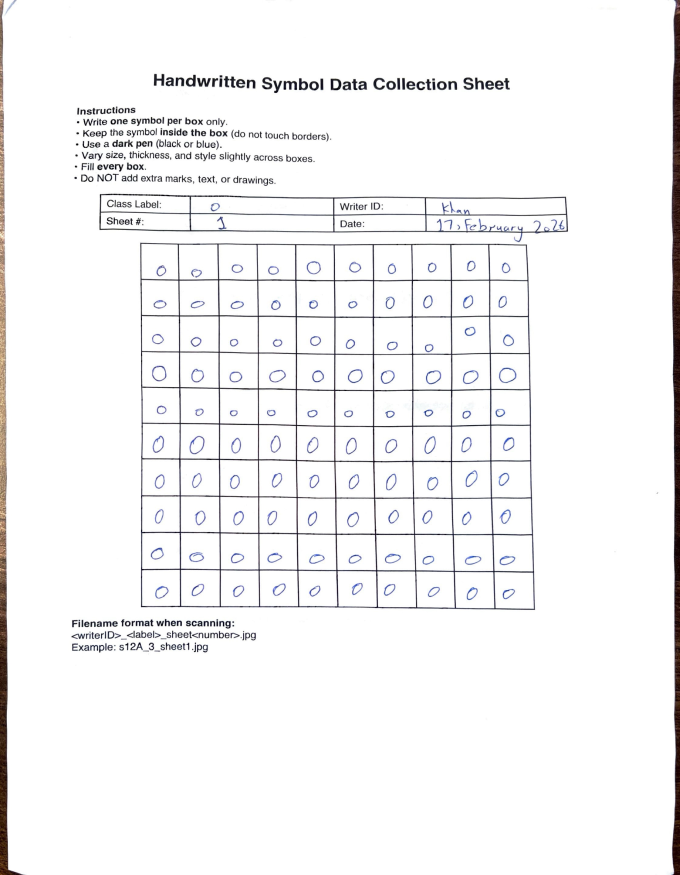
#> input picture project/raw_sheets/Khan_0_sheet1.JPG, 2718 x 3500 px (shown at 1/4 size)
$ python cropp.py --input raw_sheets --out out
#> lines starting #> are read from the running program, lines starting #| are printed output that depends on the picture; after the words box and inside, x2 and y2 are one past the last pixel; in counts of white or black regions, pixels touching at a corner belong together
import argparse
import csv
import os
import re
from pathlib import Path

import cv2
import numpy as np
import pandas as pd


FILENAME_RE = re.compile(
    r"^(?P<writer>[^_]+)_(?P<label>[^_]+)_(?P<sheet>sheet\d+)\.(jpg|jpeg|png)$",
    re.IGNORECASE
)


def order_points(pts: np.ndarray) -> np.ndarray:
    # pts: (4,2)
    s = pts.sum(axis=1)
    diff = np.diff(pts, axis=1).reshape(-1)
    tl = pts[np.argmin(s)]
    br = pts[np.argmax(s)]
    tr = pts[np.argmin(diff)]
    bl = pts[np.argmax(diff)]
    return np.array([tl, tr, br, bl], dtype=np.float32)


def find_largest_quad_contour(binary: np.ndarray):
    # Find contours and approximate polygons; return biggest 4-point polygon.
    contours, _ = cv2.findContours(binary, cv2.RETR_EXTERNAL, cv2.CHAIN_APPROX_SIMPLE)
    best = None
    best_area = 0

    for cnt in contours:
        area = cv2.contourArea(cnt)
        if area < 50_000:  # reject tiny
            continue
        peri = cv2.arcLength(cnt, True)
        approx = cv2.approxPolyDP(cnt, 0.02 * peri, True)
        if len(approx) == 4 and area > best_area:
            best = approx.reshape(4, 2)
            best_area = area

    return best, best_area


def warp_to_square(img_gray: np.ndarray, quad: np.ndarray, size: int = 1000) -> np.ndarray:
    quad = order_points(quad.astype(np.float32))
    dst = np.array([[0, 0], [size - 1, 0], [size - 1, size - 1], [0, size - 1]], dtype=np.float32)
    M = cv2.getPerspectiveTransform(quad, dst)
    warped = cv2.warpPerspective(img_gray, M, (size, size))
    return warped


def slice_grid(warped: np.ndarray, grid_n: int = 10, pad: int = 6, out_size: int = 28):
    """
    warped: square image containing the full grid area.
    We slice it into grid_n x grid_n cells.
    pad: pixels cropped from each cell border to remove grid lines.
    """
    h, w = warped.shape[:2]
    cell_h = h // grid_n
    cell_w = w // grid_n

    cells = []
    for r in range(grid_n):
        for c in range(grid_n):
            y0 = r * cell_h
            x0 = c * cell_w
            cell = warped[y0:y0 + cell_h, x0:x0 + cell_w]

            # remove border/grid lines
            cell = cell[pad:cell.shape[0] - pad, pad:cell.shape[1] - pad]

            # normalize to 0..255 and resize
            cell = cv2.resize(cell, (out_size, out_size), interpolation=cv2.INTER_AREA)
            cells.append(cell)

    return cells


def ensure_dir(p: Path):
    p.mkdir(parents=True, exist_ok=True)


def process_sheet(path: Path, out_dir: Path, grid_n: int, out_size: int, debug_dir: Path | None):
    m = FILENAME_RE.match(path.name)
    if not m:
        raise ValueError(f"Bad filename:  {path.name }. Expected writer_label_sheet#.jpg (e.g., s12A_3_sheet1.jpg)")

    writer = m.group("writer")
    label = m.group("label")
    sheet_id = m.group("sheet")

    img = cv2.imread(str(path))
    if img is None:
        raise ValueError(f"Could not read image:  {path }")

    gray = cv2.cvtColor(img, cv2.COLOR_BGR2GRAY)

    # Preprocess for contour detection: strong edges of grid / border
    blur = cv2.GaussianBlur(gray, (5, 5), 0)
    edges = cv2.Canny(blur, 50, 150)

    # Thicken lines to help contour detection
    kernel = np.ones((5, 5), np.uint8)
    edges = cv2.dilate(edges, kernel, iterations=2)

    quad, area = find_largest_quad_contour(edges)
    if quad is None:
        raise RuntimeError(
            f"Could not find grid/border quad in  {path.name }. "
            f"Tip: use document scan mode, ensure full page is visible, avoid shadows."
        )

    warped = warp_to_square(gray, quad, size=1200)

    # Optional: improve contrast (helps later ML)
    warped = cv2.equalizeHist(warped)

    if debug_dir is not None:
        ensure_dir(debug_dir)
        cv2.imwrite(str(debug_dir / f" {path.stem }__warped.png"), warped)

    cells = slice_grid(warped, grid_n=grid_n, pad=10, out_size=out_size)

    # Save cells
    label_dir = out_dir / "images" / str(label)
    ensure_dir(label_dir)

    rows = []
    for idx, cell in enumerate(cells):
        fname = f" {writer }_ {label }_ {sheet_id }_ {idx }.png"
        fpath = label_dir / fname
        cv2.imwrite(str(fpath), cell)
        rows.append( {
            "filepath": str(fpath.as_posix()),
            "label": str(label),
            "writer_id": str(writer),
            "sheet_id": str(sheet_id),
            "source_sheet": str(path.name),
            "cell_index": idx
         })

    return rows


def main():
    ap = argparse.ArgumentParser()
    ap.add_argument("--input", required=True, help="Folder containing scanned sheet images (jpg/png)")
    ap.add_argument("--out", required=True, help="Output dataset folder")
    ap.add_argument("--grid", type=int, default=10, help="Grid size (default 10 for 10x10)")
    ap.add_argument("--size", type=int, default=28, help="Output cell image size (default 28)")
    ap.add_argument("--debug", action="store_true", help="Save warped grid previews for troubleshooting")
    args = ap.parse_args()

    in_dir = Path(args.input)
    out_dir = Path(args.out)
    ensure_dir(out_dir)

    debug_dir = out_dir / "debug" if args.debug else None

    all_rows = []
    for p in sorted(in_dir.iterdir()):
        if p.suffix.lower() not in [".jpg", ".jpeg", ".png"]:
            continue
        rows = process_sheet(p, out_dir, grid_n=args.grid, out_size=args.size, debug_dir=debug_dir)
#> in process_sheet, img is the input picture: shape (3500, 2718, 3); mean B, G, R 244.9, 244.4, 244.7
#> in process_sheet, `edges = cv2.Canny(blur, 50, 150)`:
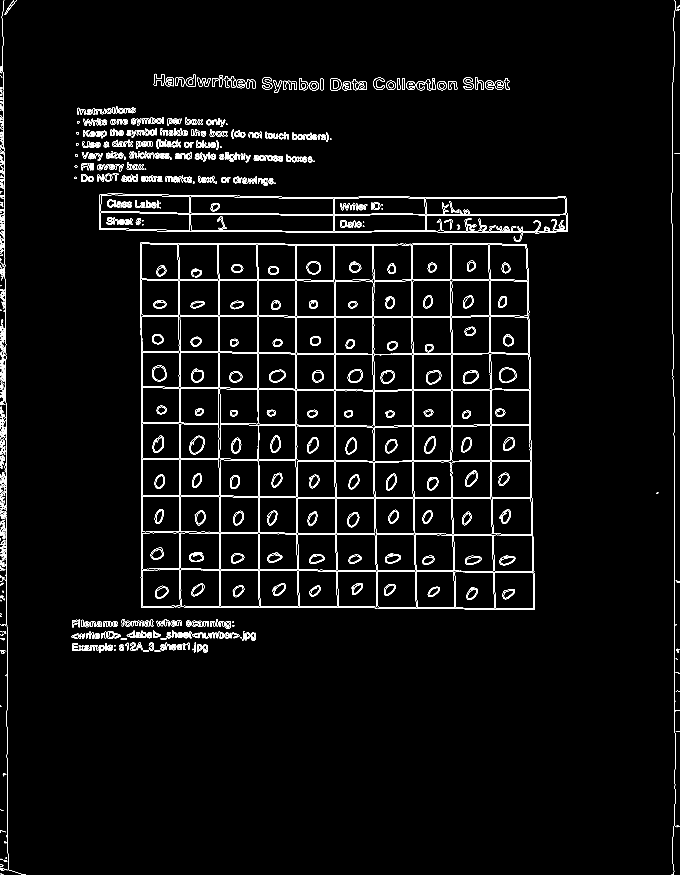
#> edges: shape (3500, 2718) (shown at 1/4 size); 1.8% white in thin lines or dots
#> in process_sheet, `edges = cv2.dilate(edges, kernel, iterations=2)`:
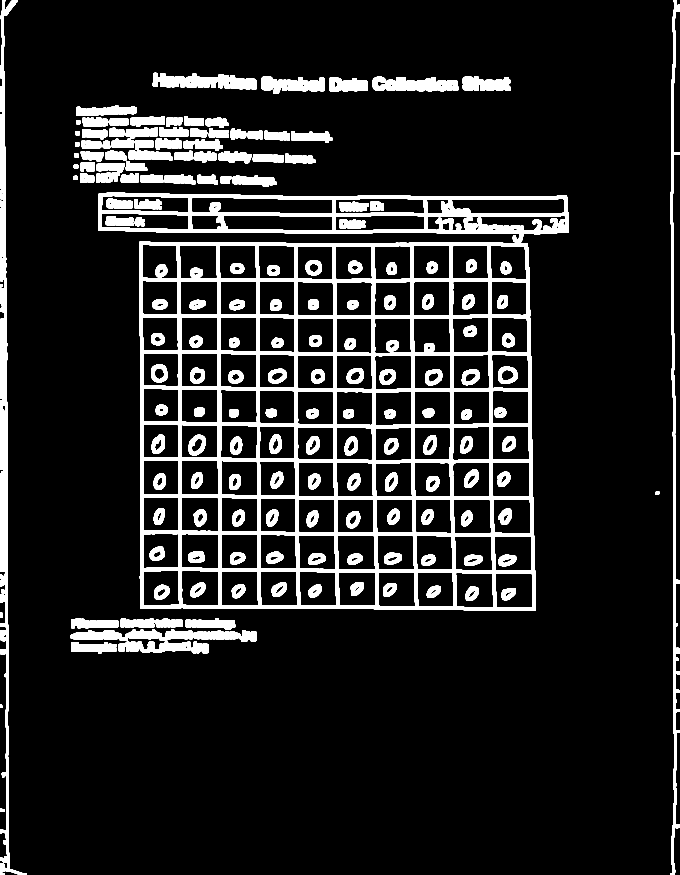
#> edges: shape (3500, 2718) (shown at 1/4 size); 11.6% white; 178 white regions
#> in find_largest_quad_contour, `contours, _ = cv2.findContours(binary, cv2.RETR_EXTERNAL, cv2.CHAIN_AP..`: contours = 73 contours; largest, box (x1, y1, x2, y2) and area: (557, 967, 2144, 2444) 2295527, (393, 771, 2276, 972) 280708, (0, 0, 108, 3500) 66598, (2682, 0, 2718, 3500) 31203, (281, 2518, 1027, 2566) 21636
#> the loop in find_largest_quad_contour, `for cnt in contours:` made 73 passes
#> (area, peri, best, best_area) on pass 16: (2295527, 6110.6, [[557, 967], [560, 2432], [2143, 2442], [2111, 974]], 2295527)
#> area on passes 1 to 6: 187, 94.5, 5703.5, 2389, 8486, 319.5
#> after the loop in find_largest_quad_contour, `for cnt in contours:`: best_area = 2295527
#> in process_sheet, `quad, area = find_largest_quad_contour(edges)`: quad = [[557, 967], [560, 2432], [2143, 2442], [2111, 974]]; area = 2295527
#> in order_points, `s = pts.sum(axis=1)`: s = [1524, 2992, 4585, 3085]
#> in order_points, `diff = np.diff(pts, axis=1).reshape(-1)`: diff = [410, 1872, 299, -1137]
#> in order_points, `tl = pts[np.argmin(s)]`: tl = [557, 967]
#> in order_points, `br = pts[np.argmax(s)]`: br = [2143, 2442]
#> in order_points, `tr = pts[np.argmin(diff)]`: tr = [2111, 974]
#> in order_points, `bl = pts[np.argmax(diff)]`: bl = [560, 2432]
#> in warp_to_square, `quad = order_points(quad.astype(np.float32))`: quad = [[557, 967], [2111, 974], [2143, 2442], [560, 2432]]
#> in warp_to_square, `M = cv2.getPerspectiveTransform(quad, dst)`: M = [[0.783, -0.0016, -434.7], [-0.0038, 0.845, -814.6], [1.2e-06, 1.29e-05, 1]]
#> in warp_to_square, `warped = cv2.warpPerspective(img_gray, M, (size, size))`:
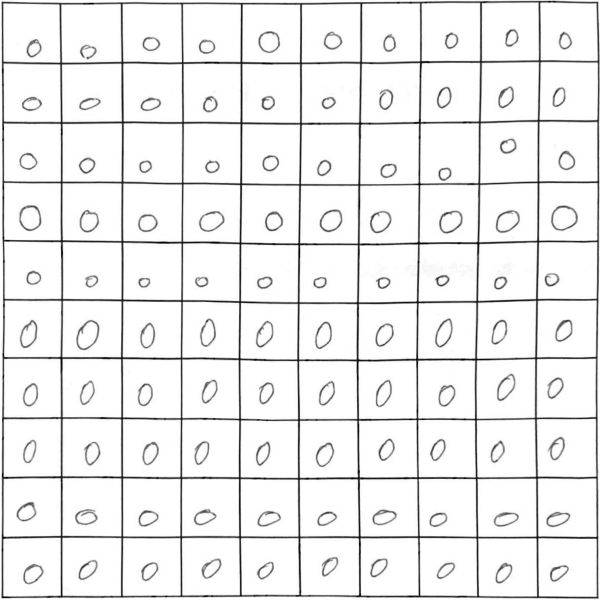
#> warped: shape (1200, 1200) (shown at 1/2 size); min 0, max 255, mean 237.3
#> in process_sheet, `warped = cv2.equalizeHist(warped)`:
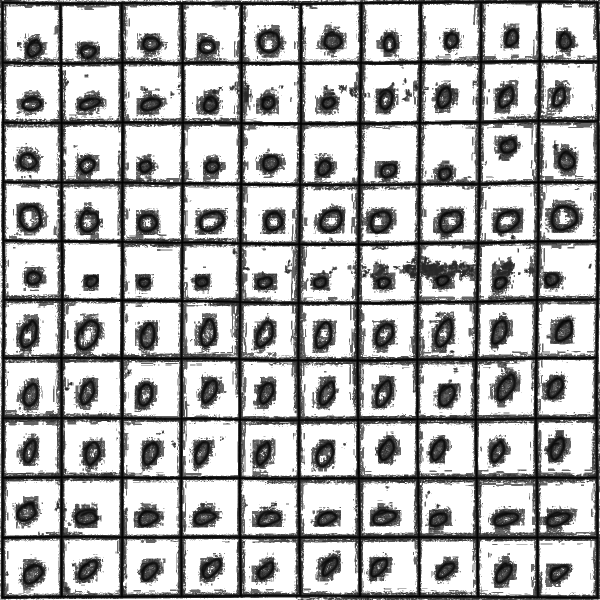
#> warped: shape (1200, 1200) (shown at 1/2 size); min 0, max 255, mean 176.1
#> after the loop in slice_grid, `for r in range(grid_n):`: cells = 100 items
#> the loop in process_sheet, `for idx, cell in enumerate(cells):` made 100 passes
#> fname on passes 1 to 12: ' Khan_ 0_ sheet1_ 0.png', ' Khan_ 0_ sheet1_ 1.png', ' Khan_ 0_ sheet1_ 2.png', ' Khan_ 0_ sheet1_ 3.png', ' Khan_ 0_ sheet1_ 4.png', ' Khan_ 0_ sheet1_ 5.png', ' Khan_ 0_ sheet1_ 6.png', ' Khan_ 0_ sheet1_ 7.png', ' Khan_ 0_ sheet1_ 8.png', ' Khan_ 0_ sheet1_ 9.png', ' Khan_ 0_ sheet1_ 10.png', ' Khan_ 0_ sheet1_ 11.png'
#> pass 1, in process_sheet, `cv2.imwrite(str(fpath), cell)`:
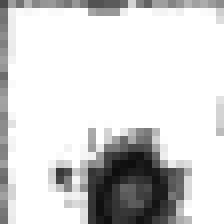
#> saved as  Khan_ 0_ sheet1_ 0.png: shape (28, 28) (shown 8 times larger); min 13, max 255, mean 213.5
#> pass 2, in process_sheet, `cv2.imwrite(str(fpath), cell)`:
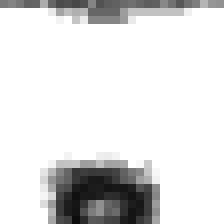
#> saved as  Khan_ 0_ sheet1_ 1.png: shape (28, 28) (shown 8 times larger); min 12, max 255, mean 223.9
#> rows = 100 items
        all_rows.extend(rows)
#> pass 2 of the loop in main, `for p in sorted(in_dir.iterdir()):`:
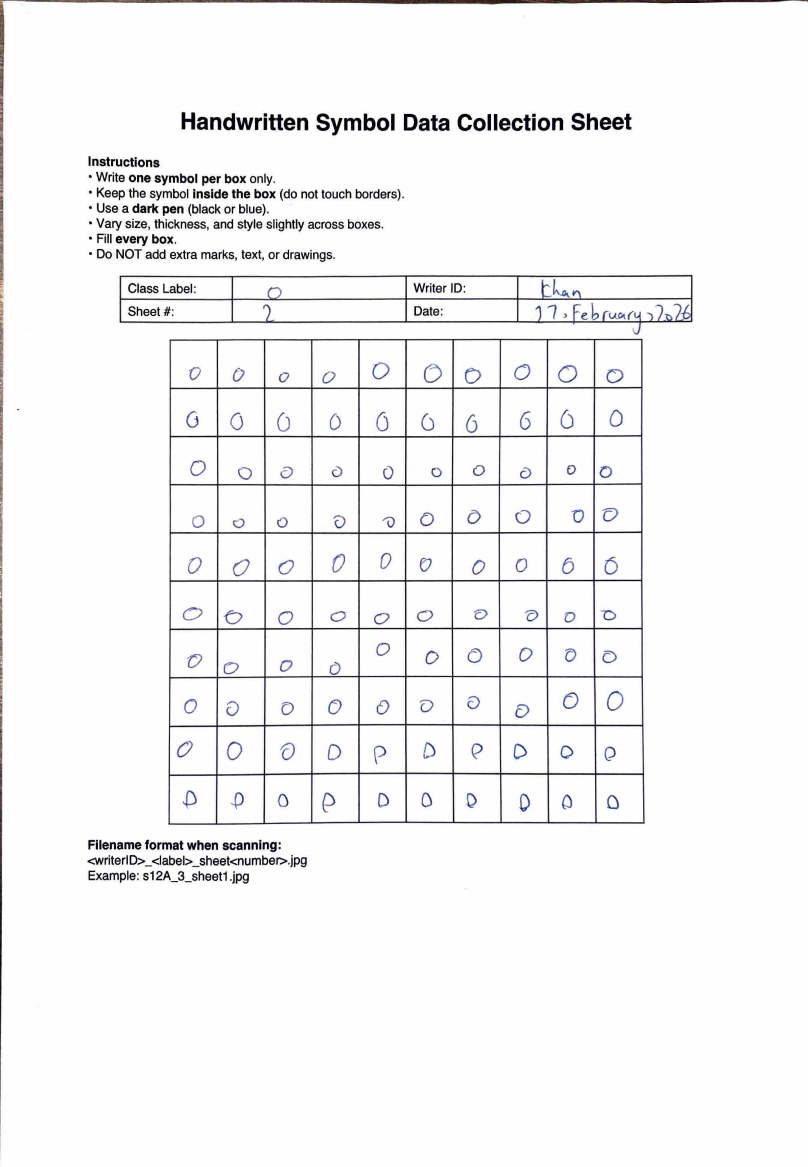
#> input picture project/raw_sheets/Khan_0_sheet2.JPG, 2423 x 3500 px (shown at 1/3 size)
#> in process_sheet, img is the input picture: shape (3500, 2423, 3); mean B, G, R 245.2, 244.7, 244.8
#> gray: shape (3500, 2423)
#> blur: shape (3500, 2423)
#> in process_sheet (call 2), `edges = cv2.dilate(edges, kernel, iterations=2)`:
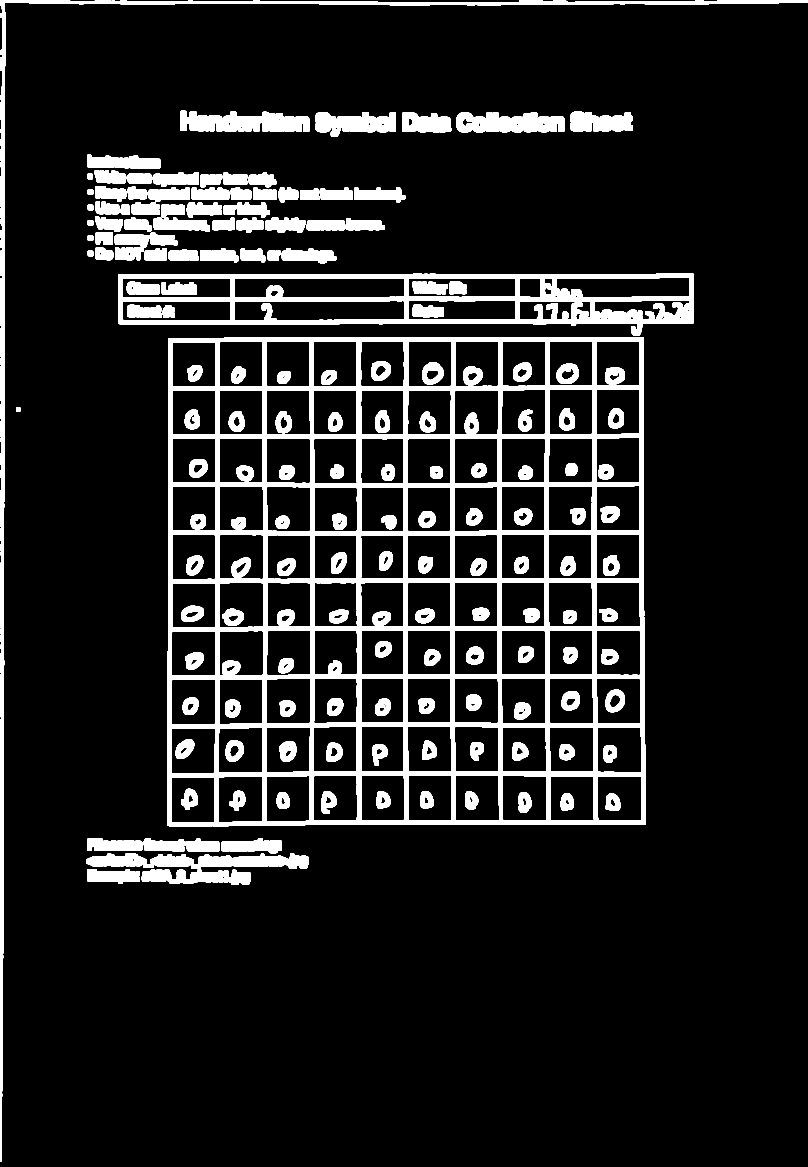
#> edges: shape (3500, 2423) (shown at 1/3 size); 11.7% white; 169 white regions
#> contours = 64 contours; largest, box (x1, y1, x2, y2) and area: (501, 1012, 1938, 2479) 2088274, (354, 820, 2082, 1008) 258026, (0, 0, 2423, 3484) 54014, (258, 2560, 925, 2606) 19780, (541, 332, 929, 396) 17822
#> the loop in find_largest_quad_contour (call 2), `for cnt in contours:` made 64 passes
#> (area, peri, best, best_area) on pass 10: (2088273.5, 5810.3, [[1930, 1012], [504, 1015], [502, 2477], [1937, 2474]], 2088273.5)
#> in process_sheet (call 2), `quad, area = find_largest_quad_contour(edges)`: quad = [[1930, 1012], [504, 1015], [502, 2477], [1937, 2474]]; area = 2088273.5
#> the loop in process_sheet (call 2), `for idx, cell in enumerate(cells):` made 100 passes
#> pass 2, in process_sheet (call 2), `cv2.imwrite(str(fpath), cell)`:
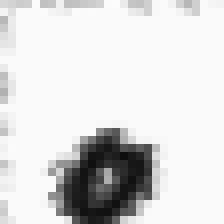
#> saved as  Khan_ 0_ sheet2_ 1.png: shape (28, 28) (shown 8 times larger); min 14, max 252, mean 219

    labels_path = out_dir / "labels.csv"
    df = pd.DataFrame(all_rows)
#> df = table of 200 rows and 6 columns
    df.to_csv(labels_path, index=False)

    # Quick summary (great for marking / sanity)
    counts = df.groupby("label").size().sort_index()
    print("  nSaved dataset to:", out_dir.resolve())
    print("labels.csv:", labels_path.resolve())
    print("  nCounts per label:")
    print(counts.to_string())
#| label
#| 0    200
    print("  nTip: run with --debug if crops look wrong.  n")


if __name__ == "__main__":
    main()
